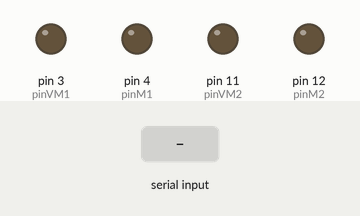
The sketch below on a simulated Arduino Uno, built with avr-gcc and run on an emulated ATmega328P. Parts: output pins drawn as LEDs (lit = HIGH). Inputs (shaded band) come from the test bench.

Above: at 1.2 s.
1.3 s: "90,45,200\n" received over the second serial link
At 2.4 s:
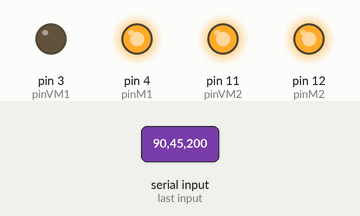
3.4 s: "30,150,10\n" received over the second serial link
At 5.3 s:
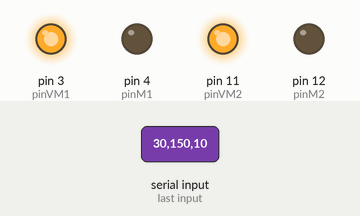
5.6 s: "30,150\n" received over the second serial link
At 6.9 s:
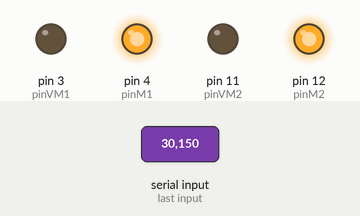
7.4 s: "30,150,10,200\n" received over the second serial link
At 8.8 s:
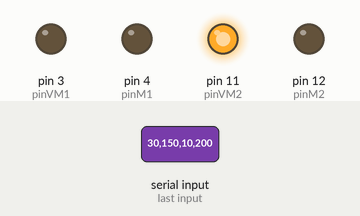
9.9 s: "90,45\n" received over the second serial link
At 10.25 s:
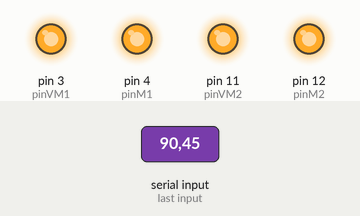
11.8 s: "90,45,200,10\n" received over the second serial link
At 13.5 s:
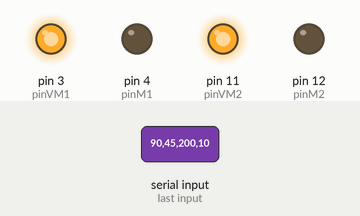
Timing chart, 0 to 15.0 s (numbered marks = the images above; inputs shaded):
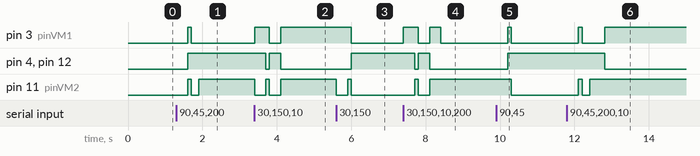

Measured:
- after the input at 1.3 s, pin 3 (pinVM1): LOW → HIGH after 0.30 s, → LOW 0.10 s later; pin 4 (pinM1), pin 12 (pinM2): LOW → HIGH after 0.30 s; pin 11 (pinVM2): LOW → HIGH after 0.30 s, → LOW 0.10 s later, → HIGH 0.20 s later
- after the input at 3.4 s, pin 3 (pinVM1): LOW → HIGH at once, → LOW 0.40 s later, → HIGH 0.30 s later; pin 4 (pinM1), pin 12 (pinM2): HIGH → LOW after 0.30 s, → HIGH 0.10 s later, → LOW 0.30 s later; pin 11 (pinVM2): alternates HIGH for 0.10 s and LOW for 0.30 s, 4 changes in all, then stays HIGH, starting at once
- after the input at 5.6 s, pin 3 (pinVM1): HIGH → LOW after 0.41 s; pin 4 (pinM1), pin 12 (pinM2): LOW → HIGH after 0.41 s; pin 11 (pinVM2): HIGH → LOW at once, → HIGH 0.30 s later, → LOW 0.10 s later
- after the input at 7.4 s, pin 3 (pinVM1): LOW → HIGH at once, → LOW 0.40 s later, → HIGH 0.30 s later, → LOW 0.30 s later; pin 4 (pinM1), pin 12 (pinM2): HIGH → LOW after 0.31 s, → HIGH 0.10 s later, → LOW 0.30 s later; pin 11 (pinVM2): LOW → HIGH after 0.31 s, → LOW 0.10 s later, → HIGH 0.30 s later
- after the input at 9.9 s, pin 3 (pinVM1): LOW → HIGH after 0.31 s, → LOW 0.10 s later; pin 4 (pinM1), pin 12 (pinM2): LOW → HIGH after 0.31 s; pin 11 (pinVM2): HIGH → LOW after 0.41 s
- after the input at 11.8 s, pin 3 (pinVM1): LOW → HIGH after 0.31 s, → LOW 0.10 s later, → HIGH 0.60 s later; pin 4 (pinM1), pin 12 (pinM2): HIGH → LOW after 1.0 s; pin 11 (pinVM2): LOW → HIGH after 0.31 s, → LOW 0.10 s later, → HIGH 0.20 s later

The sketch:

Car.ino
```cpp
// include
#include <SoftwareSerial.h>
String message;

/**
* Déclaration/Initialisation de cariable de port.
*/

SoftwareSerial bluetooth(7, 8);

// Pin principaux.
int pinM1 = 4;
int pinM2 = 12;

// Pin Vitesse.
int pinVM1 = 3;
int pinVM2 = 11;

void setup()
{
  // Démarrer la liaison Bluetooth
  Serial.begin(9600);
  // Démarrer la liaison Série
  bluetooth.begin(9600);


  // pinMode des moteurs.
  pinMode(pinM1, OUTPUT);
  pinMode(pinM2, OUTPUT);

  pinMode(pinVM1, OUTPUT);
  pinMode(pinVM2, OUTPUT);

}

void loop()
{

  if (bluetooth.available()) {
    message = bluetooth.read();

    if(message.toInt() == 49) { // Mode avancer du robot
        up(255);

    }else if(message.toInt() == 50) { // Mode tournée a droite du robot
        rigth(255);

    }else if(message.toInt() == 51) { // Mode tournée a gauche du robot
        left(255);

    } else if(message.toInt() == 52) { // Mode reculer du robot
        back(255);

    }else if(message.toInt() == 53){ // Mode stop du robot
        up(0);
        back(0);

    }else if(message.toInt() == 54) { // Mode auto du robot
      up(255);
      delay(5000);

      rigth(255);
      delay(800);

      up(100);
      delay(4100);

      rigth(255);
      delay(800);

      up(255);
      delay(5000);

      rigth(255);
      delay(800);

      up(100);
      delay(4100);

      rigth(255);
      delay(800);

      up(0);

    }
  }

  delay(100);

}

// defaut moteur
void up(int etat) {
    digitalWrite(pinM1, LOW);
    analogWrite(pinVM1, etat);
    digitalWrite(pinM2, LOW);
    analogWrite(pinVM2, etat);
}

void back(int etat) {
    digitalWrite(pinM1, HIGH);
    analogWrite(pinVM1, etat);
    digitalWrite(pinM2, HIGH);
    analogWrite(pinVM2, etat);

}

void rigth(int etat) {
    analogWrite(pinVM1, 0);
    analogWrite(pinVM2, etat);
}

void left(int etat) {
    analogWrite(pinVM1, etat);
    analogWrite(pinVM2, 0);
}
```
